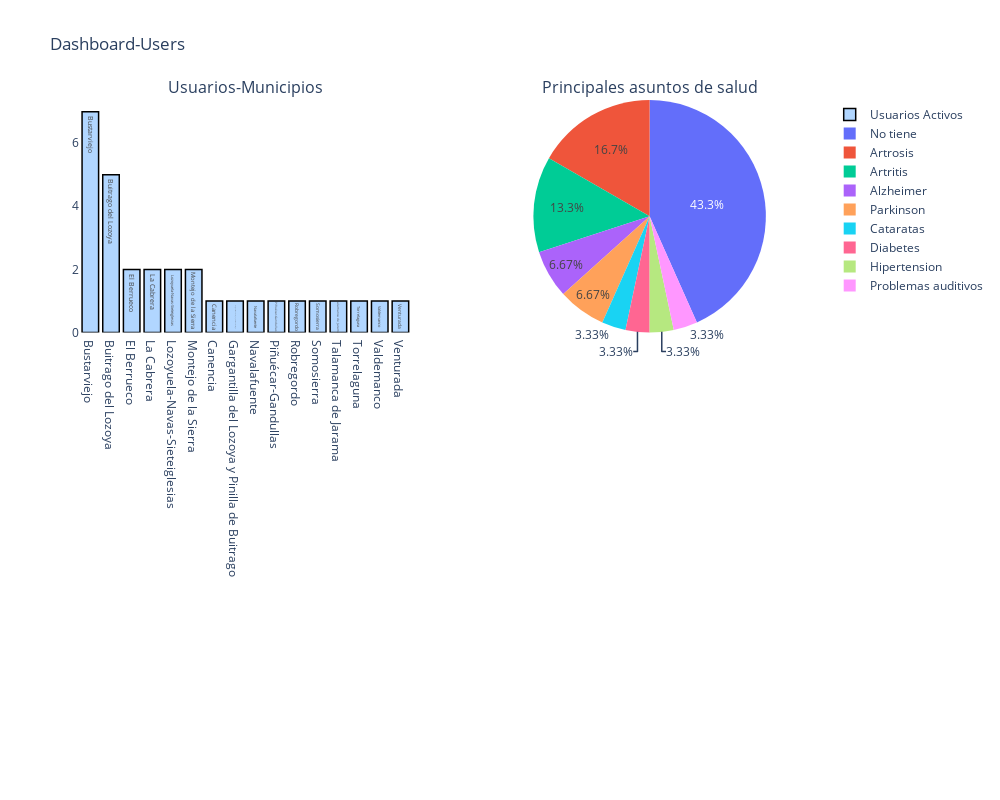

The code cell stored with this chart in its notebook:
### Code cell
fig = make_subplots(rows=2, cols=2, specs=[[{"type": "bar"}, {"type": "domain"}],
                                           [{"type": "domain"}, {"type": "domain"}]],
                    subplot_titles=['Usuarios-Municipios', 'Principales asuntos de salud'],
                    )


fig.add_trace(go.Bar(x = df_location_users['location'],
                y = df_location_users['id'],
                name = 'Usuarios Activos',
                marker = dict(color = 'rgba(100, 174, 300, 0.5)',
                line = dict(color='rgb(0,0,0)', width = 1.5)),
                text = df_location_users['location']),row=1, col=1)

fig.add_trace(go.Pie(labels=df_location_health_issues['health_issues'], values=df_location_health_issues['id']),row=1,col=2)

fig.update_layout(title='Dashboard-Users', height=800,width = 1000, showlegend=True,
    plot_bgcolor='rgba(0,0,0,0)')

fig.show()

### Figure 1 — Plotly figure (JSON) as saved in the notebook; plotly's stock layout.template omitted (floating-point values rounded to 4 significant figures)
{"data": [{"marker": {"color": "rgba(100, 174, 300, 0.5)", "line": {"color": "rgb(0,0,0)", "width": 1.5}}, "name": "Usuarios Activos", "text": ["Bustarviejo", "Buitrago del Lozoya", "El Berrueco", "La Cabrera", "Lozoyuela-Navas-Sieteiglesias", "Montejo de la Sierra", "Canencia", "Gargantilla del Lozoya y Pinilla de Buitrago", "Navalafuente", "Piñuécar-Gandullas", "Robregordo", "Somosierra", "Talamanca de Jarama", "Torrelaguna", "Valdemanco", "Venturada"], "type": "bar", "x": ["Bustarviejo", "Buitrago del Lozoya", "El Berrueco", "La Cabrera", "Lozoyuela-Navas-Sieteiglesias", "Montejo de la Sierra", "Canencia", "Gargantilla del Lozoya y Pinilla de Buitrago", "Navalafuente", "Piñuécar-Gandullas", "Robregordo", "Somosierra", "Talamanca de Jarama", "Torrelaguna", "Valdemanco", "Venturada"], "xaxis": "x", "y": [7, 5, 2, 2, 2, 2, 1, 1, 1, 1, 1, 1, 1, 1, 1, 1], "yaxis": "y"}, {"domain": {"x": [0.55, 1], "y": [0.625, 1]}, "labels": ["No tiene", "Artrosis", "Artritis", "Alzheimer", "Parkinson", "Cataratas", "Diabetes", "Hipertension", "Problemas auditivos"], "type": "pie", "values": [13, 5, 4, 2, 2, 1, 1, 1, 1]}], "layout": {"annotations": [{"font": {"size": 16}, "showarrow": false, "text": "Usuarios-Municipios", "x": 0.225, "xanchor": "center", "xref": "paper", "y": 1, "yanchor": "bottom", "yref": "paper"}, {"font": {"size": 16}, "showarrow": false, "text": "Principales asuntos de salud", "x": 0.775, "xanchor": "center", "xref": "paper", "y": 1, "yanchor": "bottom", "yref": "paper"}], "height": 800, "plot_bgcolor": "rgba(0,0,0,0)", "showlegend": true, "title": {"text": "Dashboard-Users"}, "width": 1000, "xaxis": {"anchor": "y", "domain": [0, 0.45]}, "yaxis": {"anchor": "x", "domain": [0.625, 1]}}}
